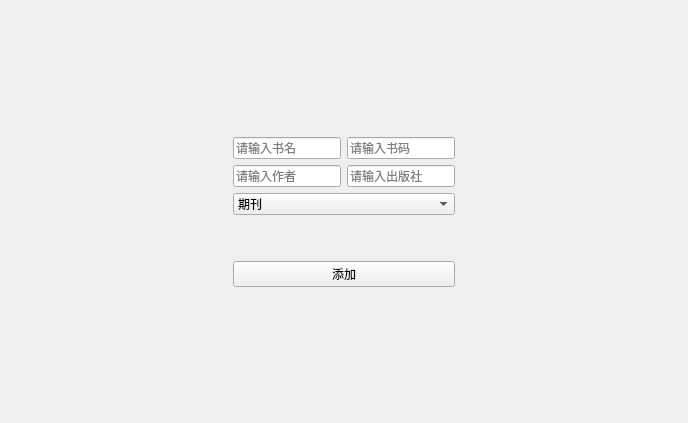
<?xml version="1.0" encoding="UTF-8"?>
<ui version="4.0">
 <class>newBookPage</class>
 <widget class="QWidget" name="newBookPage">
  <property name="geometry">
   <rect>
    <x>0</x>
    <y>0</y>
    <width>688</width>
    <height>423</height>
   </rect>
  </property>
  <property name="windowTitle">
   <string>Form</string>
  </property>
  <layout class="QGridLayout" name="gridLayout">
   <item row="0" column="0">
    <layout class="QHBoxLayout" name="horizontalLayout_3">
     <item>
      <spacer name="horizontalSpacer">
       <property name="orientation">
        <enum>Qt::Horizontal</enum>
       </property>
       <property name="sizeHint" stdset="0">
        <size>
         <width>40</width>
         <height>20</height>
        </size>
       </property>
      </spacer>
     </item>
     <item>
      <layout class="QVBoxLayout" name="verticalLayout_2">
       <item>
        <spacer name="verticalSpacer_3">
         <property name="orientation">
          <enum>Qt::Vertical</enum>
         </property>
         <property name="sizeHint" stdset="0">
          <size>
           <width>20</width>
           <height>40</height>
          </size>
         </property>
        </spacer>
       </item>
       <item>
        <layout class="QVBoxLayout" name="verticalLayout">
         <item>
          <layout class="QHBoxLayout" name="horizontalLayout">
           <item>
            <widget class="QLineEdit" name="lineEdit">
             <property name="placeholderText">
              <string>请输入书名</string>
             </property>
            </widget>
           </item>
           <item>
            <widget class="QLineEdit" name="lineEdit_2">
             <property name="placeholderText">
              <string>请输入书码</string>
             </property>
            </widget>
           </item>
          </layout>
         </item>
         <item>
          <layout class="QHBoxLayout" name="horizontalLayout_2">
           <item>
            <widget class="QLineEdit" name="lineEdit_3">
             <property name="placeholderText">
              <string>请输入作者</string>
             </property>
            </widget>
           </item>
           <item>
            <widget class="QLineEdit" name="lineEdit_4">
             <property name="placeholderText">
              <string>请输入出版社</string>
             </property>
            </widget>
           </item>
          </layout>
         </item>
         <item>
          <widget class="QComboBox" name="comboBox">
           <item>
            <property name="text">
             <string>期刊</string>
            </property>
           </item>
           <item>
            <property name="text">
             <string>杂志</string>
            </property>
           </item>
           <item>
            <property name="text">
             <string>书籍</string>
            </property>
           </item>
          </widget>
         </item>
         <item>
          <spacer name="verticalSpacer">
           <property name="orientation">
            <enum>Qt::Vertical</enum>
           </property>
           <property name="sizeHint" stdset="0">
            <size>
             <width>20</width>
             <height>40</height>
            </size>
           </property>
          </spacer>
         </item>
         <item>
          <widget class="QPushButton" name="pushButton">
           <property name="text">
            <string>添加</string>
           </property>
          </widget>
         </item>
        </layout>
       </item>
       <item>
        <spacer name="verticalSpacer_2">
         <property name="orientation">
          <enum>Qt::Vertical</enum>
         </property>
         <property name="sizeHint" stdset="0">
          <size>
           <width>20</width>
           <height>40</height>
          </size>
         </property>
        </spacer>
       </item>
      </layout>
     </item>
     <item>
      <spacer name="horizontalSpacer_2">
       <property name="orientation">
        <enum>Qt::Horizontal</enum>
       </property>
       <property name="sizeHint" stdset="0">
        <size>
         <width>40</width>
         <height>20</height>
        </size>
       </property>
      </spacer>
     </item>
    </layout>
   </item>
  </layout>
 </widget>
 <resources/>
 <connections/>
</ui>
